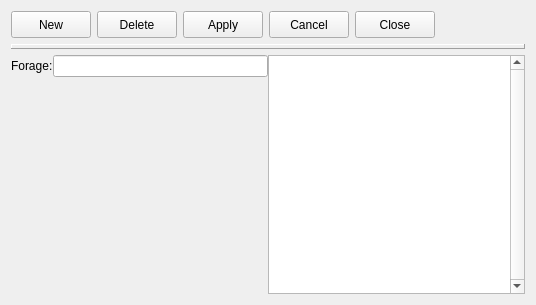
<?xml version="1.0" encoding="UTF-8"?>
<ui version="4.0">
 <class>crpforages</class>
 <widget class="impgenmaint" name="crpforages">
  <property name="geometry">
   <rect>
    <x>0</x>
    <y>0</y>
    <width>536</width>
    <height>305</height>
   </rect>
  </property>
  <property name="windowTitle">
   <string>Form</string>
  </property>
  <property name="TableName">
   <string>forages</string>
  </property>
  <property name="KeyField">
   <string>fora_cod</string>
  </property>
  <property name="DisplayColumn">
   <string>fora_des</string>
  </property>
  <property name="DisplayColumnDescription">
   <string>Crop/Pasture forages</string>
  </property>
  <layout class="QVBoxLayout" name="verticalLayout_3">
   <item>
    <layout class="QHBoxLayout" name="horizontalLayout_11">
     <item>
      <widget class="QPushButton" name="cmdnew">
       <property name="enabled">
        <bool>true</bool>
       </property>
       <property name="minimumSize">
        <size>
         <width>0</width>
         <height>27</height>
        </size>
       </property>
       <property name="maximumSize">
        <size>
         <width>16777215</width>
         <height>27</height>
        </size>
       </property>
       <property name="toolTip">
        <string/>
       </property>
       <property name="text">
        <string>New</string>
       </property>
       <property name="icon">
        <iconset resource="../images/images.qrc">
         <normaloff>:/images/new3.png</normaloff>:/images/new3.png</iconset>
       </property>
       <property name="flat">
        <bool>false</bool>
       </property>
      </widget>
     </item>
     <item>
      <widget class="QPushButton" name="cmdelete">
       <property name="enabled">
        <bool>true</bool>
       </property>
       <property name="minimumSize">
        <size>
         <width>0</width>
         <height>27</height>
        </size>
       </property>
       <property name="maximumSize">
        <size>
         <width>16777215</width>
         <height>27</height>
        </size>
       </property>
       <property name="toolTip">
        <string/>
       </property>
       <property name="text">
        <string>Delete</string>
       </property>
       <property name="icon">
        <iconset resource="../images/images.qrc">
         <normaloff>:/images/delete3.png</normaloff>:/images/delete3.png</iconset>
       </property>
       <property name="flat">
        <bool>false</bool>
       </property>
      </widget>
     </item>
     <item>
      <widget class="QPushButton" name="cmdapply">
       <property name="enabled">
        <bool>true</bool>
       </property>
       <property name="minimumSize">
        <size>
         <width>0</width>
         <height>27</height>
        </size>
       </property>
       <property name="maximumSize">
        <size>
         <width>16777215</width>
         <height>27</height>
        </size>
       </property>
       <property name="toolTip">
        <string/>
       </property>
       <property name="text">
        <string>Apply</string>
       </property>
       <property name="icon">
        <iconset resource="../images/images.qrc">
         <normaloff>:/images2/new/apply.png</normaloff>:/images2/new/apply.png</iconset>
       </property>
       <property name="flat">
        <bool>false</bool>
       </property>
      </widget>
     </item>
     <item>
      <widget class="QPushButton" name="cmdcancel">
       <property name="enabled">
        <bool>true</bool>
       </property>
       <property name="minimumSize">
        <size>
         <width>0</width>
         <height>27</height>
        </size>
       </property>
       <property name="maximumSize">
        <size>
         <width>16777215</width>
         <height>27</height>
        </size>
       </property>
       <property name="toolTip">
        <string/>
       </property>
       <property name="text">
        <string>Cancel</string>
       </property>
       <property name="icon">
        <iconset resource="../images/images.qrc">
         <normaloff>:/images2/new/cancel.png</normaloff>:/images2/new/cancel.png</iconset>
       </property>
       <property name="flat">
        <bool>false</bool>
       </property>
      </widget>
     </item>
     <item>
      <widget class="QPushButton" name="cmdclose">
       <property name="enabled">
        <bool>true</bool>
       </property>
       <property name="minimumSize">
        <size>
         <width>0</width>
         <height>27</height>
        </size>
       </property>
       <property name="maximumSize">
        <size>
         <width>16777215</width>
         <height>27</height>
        </size>
       </property>
       <property name="toolTip">
        <string/>
       </property>
       <property name="text">
        <string>Close</string>
       </property>
       <property name="icon">
        <iconset resource="../images/images.qrc">
         <normaloff>:/images2/new/closeform.png</normaloff>:/images2/new/closeform.png</iconset>
       </property>
       <property name="flat">
        <bool>false</bool>
       </property>
      </widget>
     </item>
     <item>
      <spacer name="horizontalSpacer_2">
       <property name="orientation">
        <enum>Qt::Horizontal</enum>
       </property>
       <property name="sizeHint" stdset="0">
        <size>
         <width>40</width>
         <height>20</height>
        </size>
       </property>
      </spacer>
     </item>
    </layout>
   </item>
   <item>
    <widget class="QLabel" name="Panel2">
     <property name="enabled">
      <bool>true</bool>
     </property>
     <property name="maximumSize">
      <size>
       <width>16777215</width>
       <height>5</height>
      </size>
     </property>
     <property name="toolTip">
      <string/>
     </property>
     <property name="layoutDirection">
      <enum>Qt::LeftToRight</enum>
     </property>
     <property name="frameShape">
      <enum>QFrame::Panel</enum>
     </property>
     <property name="frameShadow">
      <enum>QFrame::Raised</enum>
     </property>
     <property name="text">
      <string/>
     </property>
     <property name="alignment">
      <set>Qt::AlignCenter</set>
     </property>
    </widget>
   </item>
   <item>
    <layout class="QHBoxLayout" name="horizontalLayout_6">
     <property name="spacing">
      <number>0</number>
     </property>
     <property name="margin">
      <number>0</number>
     </property>
     <item>
      <layout class="QVBoxLayout" name="verticalLayout_2">
       <property name="spacing">
        <number>0</number>
       </property>
       <property name="margin">
        <number>0</number>
       </property>
       <item>
        <layout class="QHBoxLayout" name="horizontalLayout_7">
         <item>
          <widget class="QLabel" name="Label2_2">
           <property name="enabled">
            <bool>true</bool>
           </property>
           <property name="toolTip">
            <string/>
           </property>
           <property name="text">
            <string>Forage:</string>
           </property>
          </widget>
         </item>
         <item>
          <widget class="IMPEdit" name="iMPEdit_5">
           <property name="TableName">
            <string>forages</string>
           </property>
           <property name="FieldName">
            <string>fora_des</string>
           </property>
          </widget>
         </item>
        </layout>
       </item>
       <item>
        <spacer name="verticalSpacer_2">
         <property name="orientation">
          <enum>Qt::Vertical</enum>
         </property>
         <property name="sizeHint" stdset="0">
          <size>
           <width>20</width>
           <height>40</height>
          </size>
         </property>
        </spacer>
       </item>
      </layout>
     </item>
     <item>
      <widget class="QTableView" name="ListView1">
       <property name="verticalScrollBarPolicy">
        <enum>Qt::ScrollBarAlwaysOn</enum>
       </property>
      </widget>
     </item>
    </layout>
   </item>
  </layout>
 </widget>
 <customwidgets>
  <customwidget>
   <class>IMPEdit</class>
   <extends>QLineEdit</extends>
   <header>impedit.h</header>
  </customwidget>
  <customwidget>
   <class>impgenmaint</class>
   <extends>QWidget</extends>
   <header>impgenmaint.h</header>
   <container>1</container>
  </customwidget>
 </customwidgets>
 <resources>
  <include location="../images/images.qrc"/>
 </resources>
 <connections/>
</ui>
